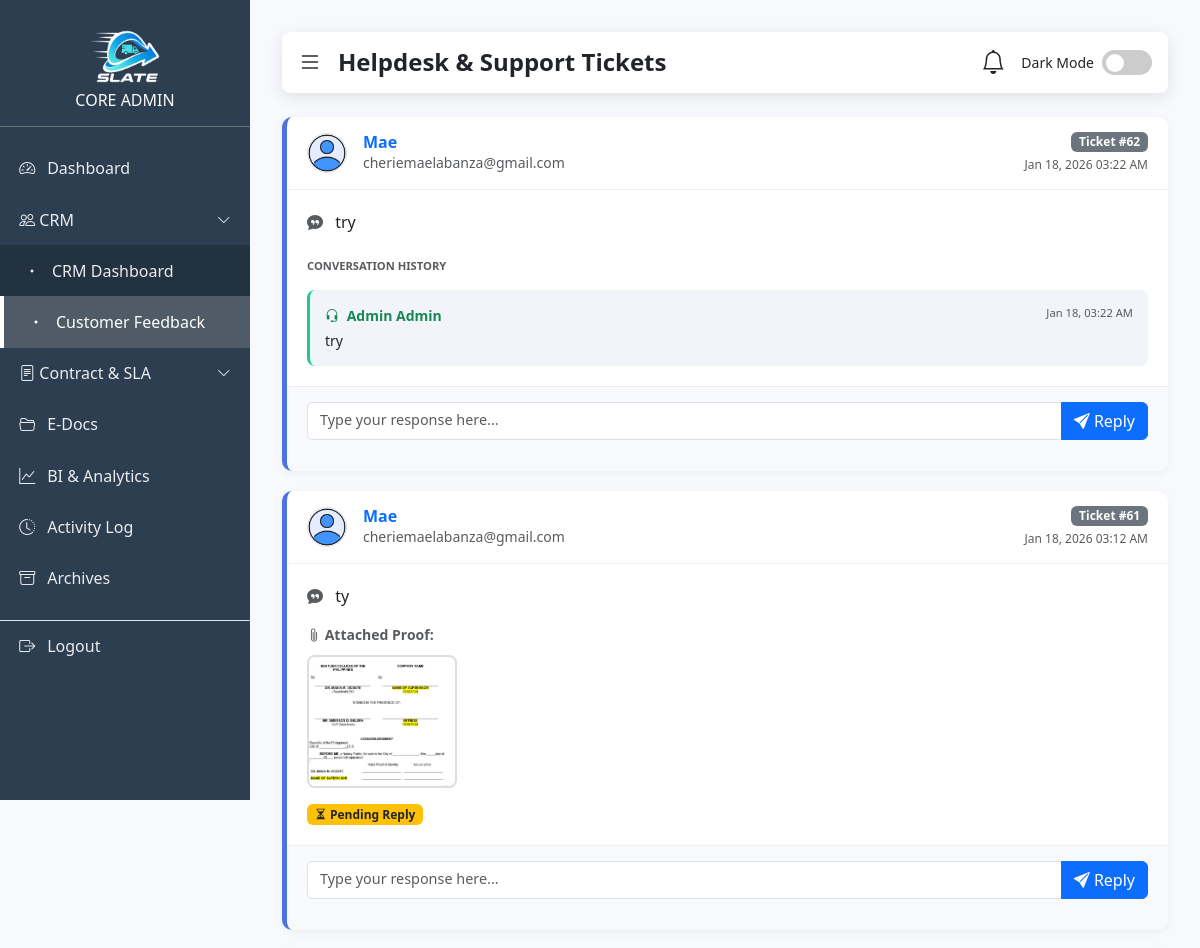
The app's page /customer_feedback.php (signed in, upper part), older data.
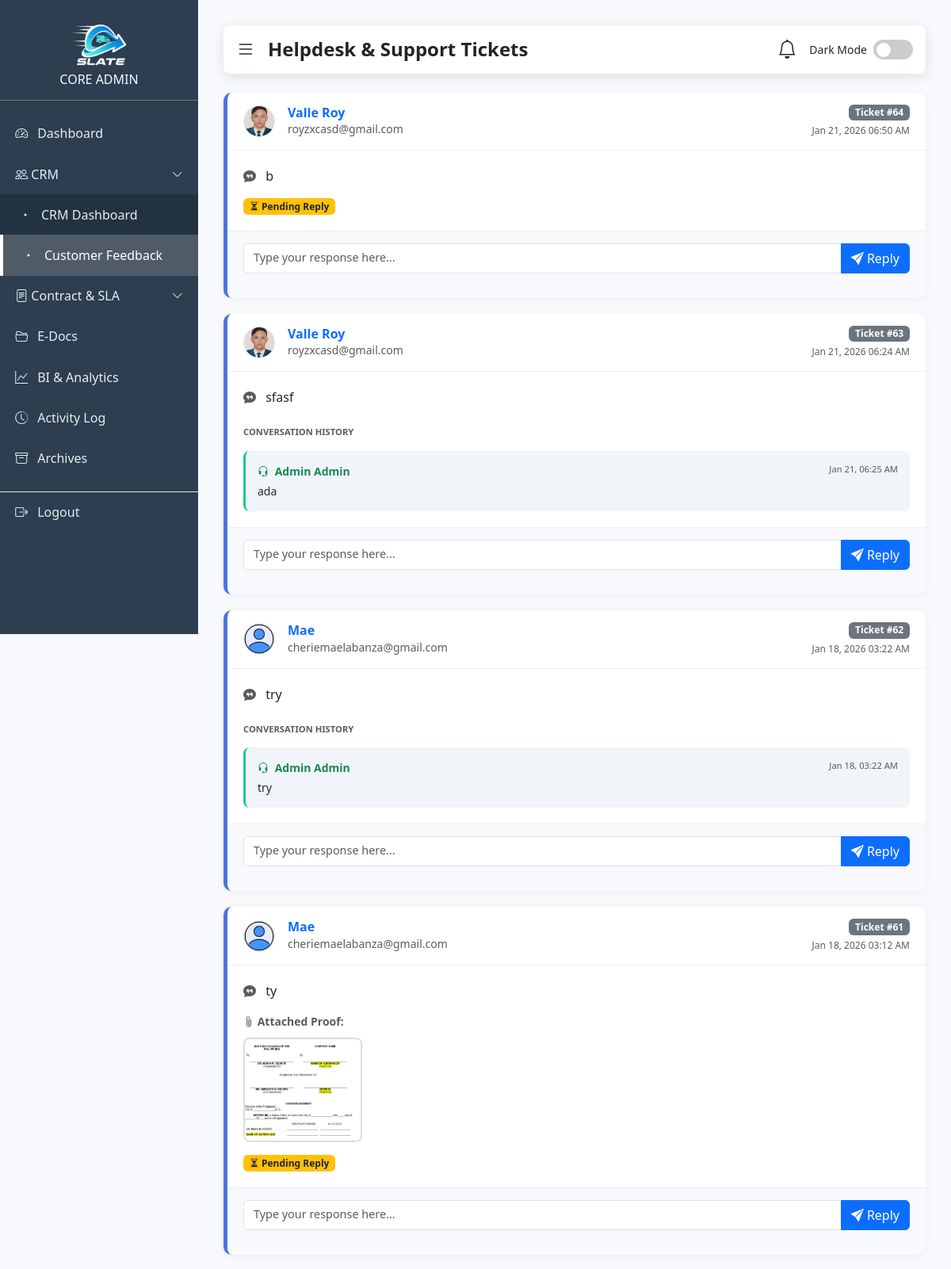
The same page, newer data.
### tables this page shows
CREATE TABLE `feedback` (
  `id` int(11) NOT NULL,
  `account_id` int(11) NOT NULL,
  `comment` text NOT NULL,
  `created_at` timestamp NOT NULL DEFAULT current_timestamp(),
  `status` enum('unread','read') DEFAULT 'unread',
  `reply` text DEFAULT NULL,
  `attachment` varchar(255) DEFAULT NULL
);

CREATE TABLE `accounts` (
  `id` int(11) NOT NULL,
  `username` varchar(255) DEFAULT NULL,
  `email` varchar(100) NOT NULL,
  `phone_number` varchar(20) DEFAULT NULL,
  `gender` enum('Male','Female','Other') DEFAULT NULL,
  `password` varchar(255) DEFAULT NULL,
  `profile_image` varchar(255) DEFAULT NULL,
  `role` enum('admin','user') DEFAULT 'user',
  `created_at` timestamp NOT NULL DEFAULT current_timestamp(),
  `otp_hash` varchar(255) DEFAULT NULL,
  `otp_expires_at` datetime DEFAULT NULL,
  `otp_attempts` int(11) DEFAULT 0,
  `last_otp_sent_at` datetime NOT NULL DEFAULT current_timestamp()
);

CREATE TABLE `replies` (
  `id` int(11) NOT NULL,
  `feedback_id` int(11) NOT NULL,
  `admin_id` int(11) NOT NULL,
  `reply_message` text NOT NULL,
  `created_at` timestamp NOT NULL DEFAULT current_timestamp()
);

### customer_feedback.php (the view, shortened to what the changed rows need)
<?php
include("connection.php");
$sql = "SELECT f.id, f.comment, f.attachment, f.created_at, a.username, a.email, a.profile_image
        FROM feedback f
        JOIN accounts a ON f.account_id = a.id
        ORDER BY f.created_at DESC";
$result = $conn->query($sql);
?>
<!DOCTYPE html>
<html lang="en">
<head>
  <link href="https://cdn.jsdelivr.net/npm/bootstrap@5.3.3/dist/css/bootstrap.min.css" rel="stylesheet">
  <link rel="stylesheet" href="https://cdn.jsdelivr.net/npm/bootstrap-icons@1.11.3/font/bootstrap-icons.css">
</head>
<body>
  <div class="content" id="mainContent">
    <div class="container-fluid p-0">
      <?php if ($result && $result->num_rows > 0): ?>
        <?php while ($ticket = $result->fetch_assoc()): ?>
            <?php
                $repliesQ = $conn->query("SELECT r.*, a.username as admin_name FROM replies r JOIN accounts a ON r.admin_id = a.id WHERE r.feedback_id = " . $ticket['id'] . " ORDER BY r.created_at ASC");
                $has_reply = ($repliesQ->num_rows > 0);
            ?>
            <div class="ticket-card">
                <div class="ticket-header">
                    <div class="d-flex align-items-center gap-3">
                        <img src="<?= !empty($ticket['profile_image']) ? $ticket['profile_image'] : 'user.png' ?>" class="rounded-circle border" width="40" height="40" style="object-fit:cover;">
                        <div>
                            <h6 class="fw-bold mb-0 text-primary"><?= htmlspecialchars($ticket['username']) ?></h6>
                            <small class="text-muted"><?= htmlspecialchars($ticket['email']) ?></small>
                        </div>
                    </div>
                    <div class="text-end">
                        <span class="badge bg-secondary mb-1">Ticket #<?= $ticket['id'] ?></span>
                        <br>
                        <small class="text-muted" style="font-size: 0.75rem;"><?= date("M d, Y h:i A", strtotime($ticket['created_at'])) ?></small>
                    </div>
                </div>
                <div class="ticket-body">
                    <p class="mb-0 fs-6">
                        <i class="bi bi-chat-quote-fill text-muted me-2"></i>
                        <?= nl2br(htmlspecialchars($ticket['comment'])) ?>
                    </p>
                    <?php if(!empty($ticket['attachment'])): ?>
                        <div class="mt-3">
                            <small class="text-muted fw-bold d-block"><i class="bi bi-paperclip"></i> Attached Proof:</small>
                            <img src="uploads/<?= $ticket['attachment'] ?>" class="attachment-img" onclick="viewImage('uploads/<?= $ticket['attachment'] ?>')" alt="User Attachment">
                        </div>
                    <?php endif; ?>
                    <?php if($has_reply): ?>
                        <div class="mt-4">
                            <small class="text-uppercase fw-bold text-muted" style="font-size:0.7rem;">Conversation History</small>
                            <?php while($reply = $repliesQ->fetch_assoc()): ?>
                                <div class="reply-thread">
                                    <div class="d-flex justify-content-between mb-1">
                                        <strong class="text-success small"><i class="bi bi-headset me-1"></i> Admin <?= htmlspecialchars($reply['admin_name']) ?></strong>
                                        <small class="text-muted" style="font-size:0.7rem;"><?= date("M d, h:i A", strtotime($reply['created_at'])) ?></small>
                                    </div>
                                    <p class="mb-0 small text-dark"><?= nl2br(htmlspecialchars($reply['reply_message'])) ?></p>
                                </div>
                            <?php endwhile; ?>
                        </div>
                    <?php else: ?>
                        <div class="mt-3">
                            <span class="badge bg-warning text-dark"><i class="bi bi-hourglass-split"></i> Pending Reply</span>
                        </div>
                    <?php endif; ?>
                </div>
                <div class="ticket-footer">
                    <form method="POST">
                        <div class="input-group">
                            <textarea name="reply_message" class="form-control reply-input" rows="1" placeholder="Type your response here..." required></textarea>
                            <button type="submit" name="send_reply" class="btn btn-primary"><i class="bi bi-send-fill"></i> Reply</button>
                        </div>
                    </form>
                </div>
            </div>
        <?php endwhile; ?>
      <?php else: ?>
        <div class="text-center py-5">
            <h4 class="text-muted">No tickets found.</h4>
        </div>
      <?php endif; ?>
    </div>
  </div>
</body>
</html>

Row changes from the older to the newer data that the page shows:
added feedback: account.profile_image (picture), account.username "Valle Roy", account.email "royzxcasd@gmail.com", id "64", created_at "Jan 21, 2026 06:50 AM", comment "b", shows "Pending Reply"
added feedback: account.profile_image (picture), account.username "Valle Roy", account.email "royzxcasd@gmail.com", id "63", created_at "Jan 21, 2026 06:24 AM", comment "sfasf"
added replies: admin.username "Admin", created_at "Jan 21, 06:25 AM", reply_message "ada", shown under "Valle Roy"
